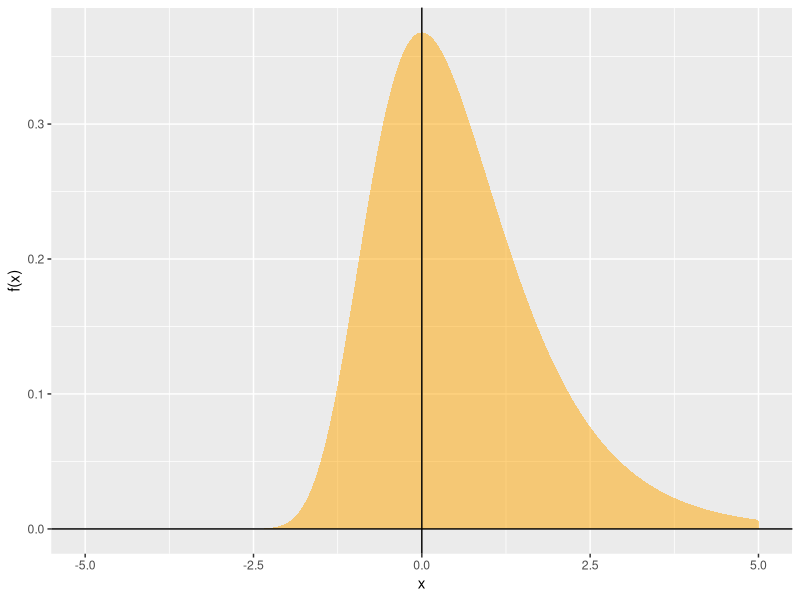
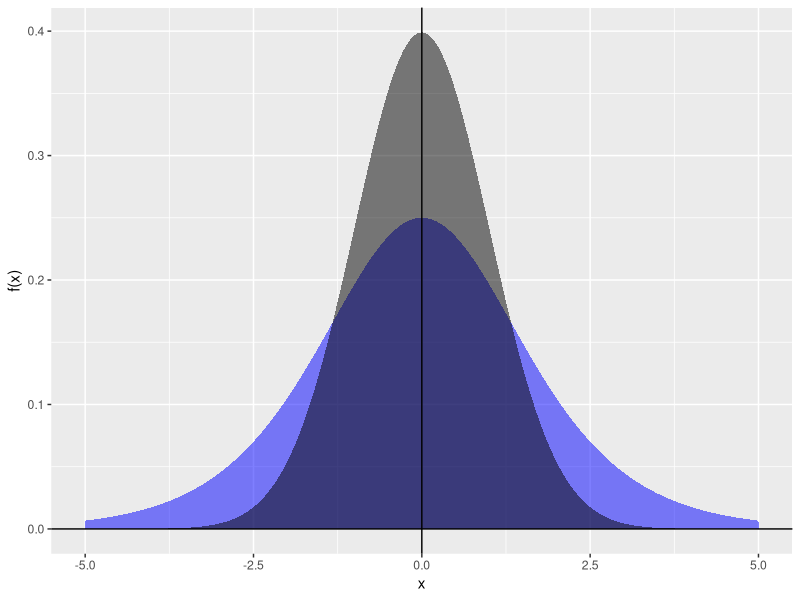
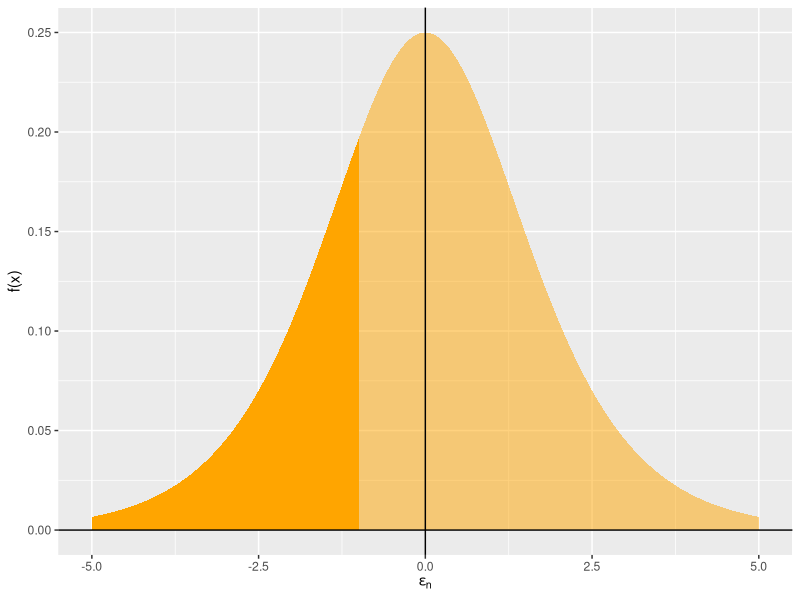
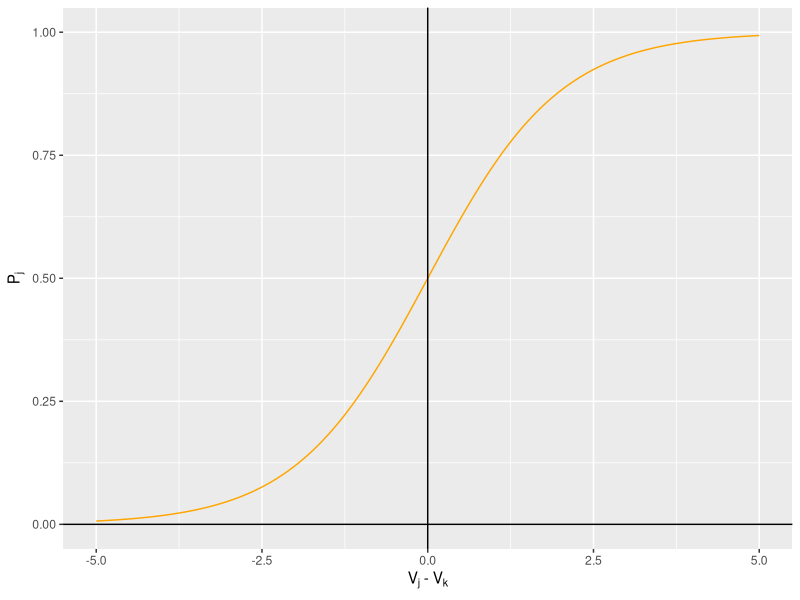

R code for these plots, in order:

print("Hello, Prof. Train")
rm(list = ls())

#CHAPTER 4: LOGIT

library(tidyverse)
library(evd)

#The extreme value type I

# Define parameters for the distribution
mu <- 0
sigma <- 1

# Create a data frame for plotting; the arguments `from` and `to` define the range for plotting
df <- data.frame(x =seq(from = -5, to = 5, by = 0.01)) %>% mutate(y = dgumbel(x, loc = mu, scale = sigma))

# Plot
ggplot(data = df, aes(x, y)) +
  geom_area(fill = "orange", alpha = 0.5) +
  #ylim(c(0, 1/(2 * L) + 0.2 * 1/(2 * L))) + # Set the limits of the y axis
  geom_hline(yintercept = 0) + # Add y axis
  geom_vline(xintercept = 0) + # Add x axis
  ylab("f(x)") # Label the y axis

# Logistic Function as a differences between two EVI

# Define parameters for the distribution
mu <- 0
sigma <- 1

# Create a data frame for plotting
df <- data.frame(x =seq(from = -5, to = 5, by = 0.01)) %>% 
  mutate(logistic = dlogis(x, location = mu, scale = sigma), normal = dnorm(x, mean = mu, sd = sigma))

# Plot
ggplot() +
  geom_area(data = df, aes(x, logistic), fill = "blue", alpha = 0.5) +
  geom_area(data = df, aes(x, normal), fill = "black", alpha = 0.5) +
  #ylim(c(0, 1/(2 * L) + 0.2 * 1/(2 * L))) + # Set the limits of the y axis
  geom_hline(yintercept = 0) + # Add y axis
  geom_vline(xintercept = 0) + # Add x axis
  ylab("f(x)") # Label the y axis

################ Logit model ###############


# Define parameters for the distribution
mu <- 0
sigma <- 1

# Define an upper limit for calculating the probability; This equivalent to V_j - V_k. Negative values represent V_j < V_k, and positive values are V_j > V_k; when V_j = V_k, then X = 0:
X <- -1

# Create data frames for plotting
df <- data.frame(x =seq(from = -5, to = 5, by = 0.01)) %>% 
  mutate(y = dlogis(x, location = mu, scale = sigma))
df_p <- data.frame(x =seq(from = -5, to = X, by = 0.01)) %>% 
  mutate(y = dlogis(x, location = mu, scale = sigma))

# Plot
ggplot(data = df, aes(x, y)) +
  geom_area(fill = "orange", alpha = 0.5) + # Plot distribution function
  geom_area(data = df_p, fill = "orange", alpha = 1) + # Plot area under the curve
  #ylim(c(0, 1/(2 * L) + 0.2 * 1/(2 * L))) + # Set the limits of the y axis
  geom_hline(yintercept = 0) + # Add y axis
  geom_vline(xintercept = 0) + # Add x axis
  xlab(expression(paste(epsilon[n]))) + # Label the y axis
  ylab("f(x)") # Label the y axis


# Create a data frame for plotting
df <- data.frame(x =seq(from = -5, to = 5, by = 0.01)) %>% mutate(y = plogis(x))

# Plot
logit_plot <- ggplot(data = df, aes(x, y)) +
  geom_line(color = "orange") +  # Plot cumulative distribution function
  ylim(c(0, 1)) + # Set the limits of the y axis
  geom_hline(yintercept = 0) + # Add y axis
  geom_vline(xintercept = 0) # Add x axis
logit_plot +
  xlab(expression(paste(V[j], " - ", V[k], sep=""))) +  # Label the x axis
  ylab(expression(paste(P[j]))) # Label the y axis
